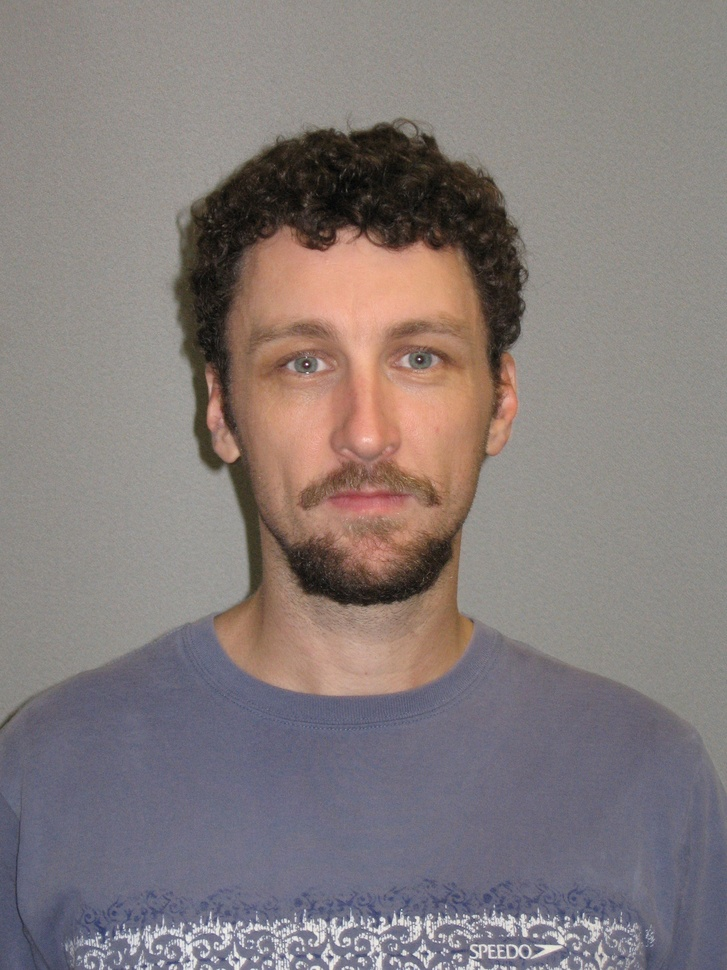
#> input picture spring2019/CSE4345/hw8/cfj2309_hw08/darinYoung.jpg, 727 x 970 px, shrunk from 1944 x 2592 before the run
$ python morph.py
#> lines starting #> are read from the running program, lines starting #| are printed output that depends on the picture
# Chris Jakins
# 1000802309
# HW8 4/23
import numpy as np
import matplotlib.pyplot as plt
from PIL import Image


def showImages(images):
    for image in images:
        plt.figure()
        plt.imshow(image)
    plt.show()


def writeToFile(images):
    for i in range(1, len(images) + 1):
        plt.imsave("mid%02d.jpg" % (i), images[i - 1])


def intermediate(firstImage, lastImage, N, display) :
#> called with firstImage = 'darinYoung.jpg', lastImage = 'darinOld.jpg', N = 10, display = False
    firstImage = plt.imread(firstImage).astype(np.int16)
    lastImage = plt.imread(lastImage).astype(np.int16)
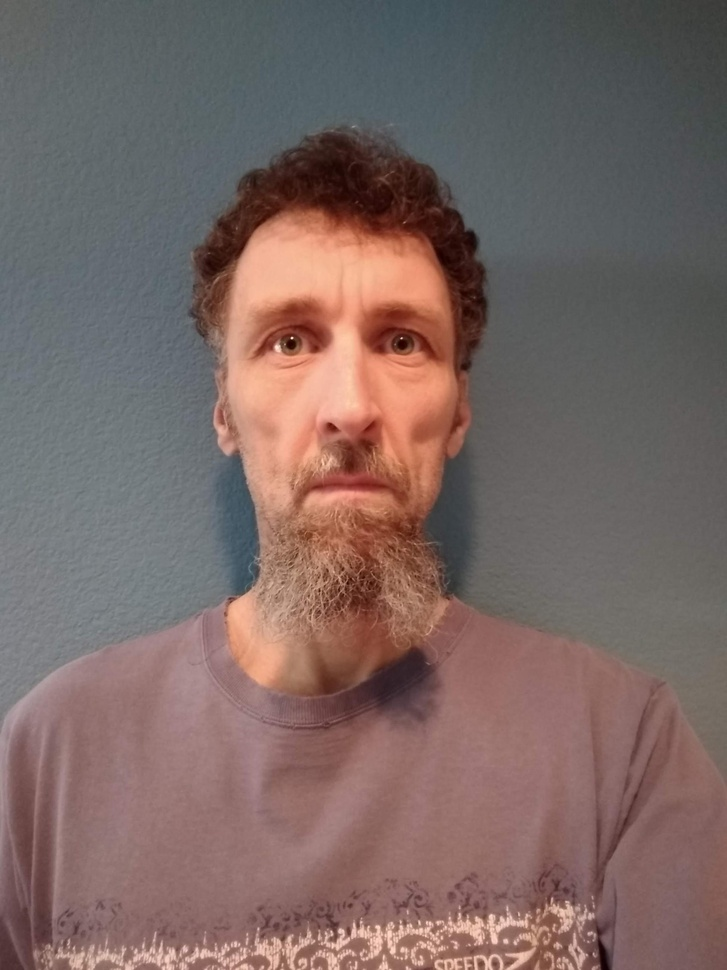
#> input picture spring2019/CSE4345/hw8/cfj2309_hw08/darinOld.jpg, 727 x 970 px, shrunk from 1944 x 2592 before the run

    steps = (lastImage - firstImage) / N
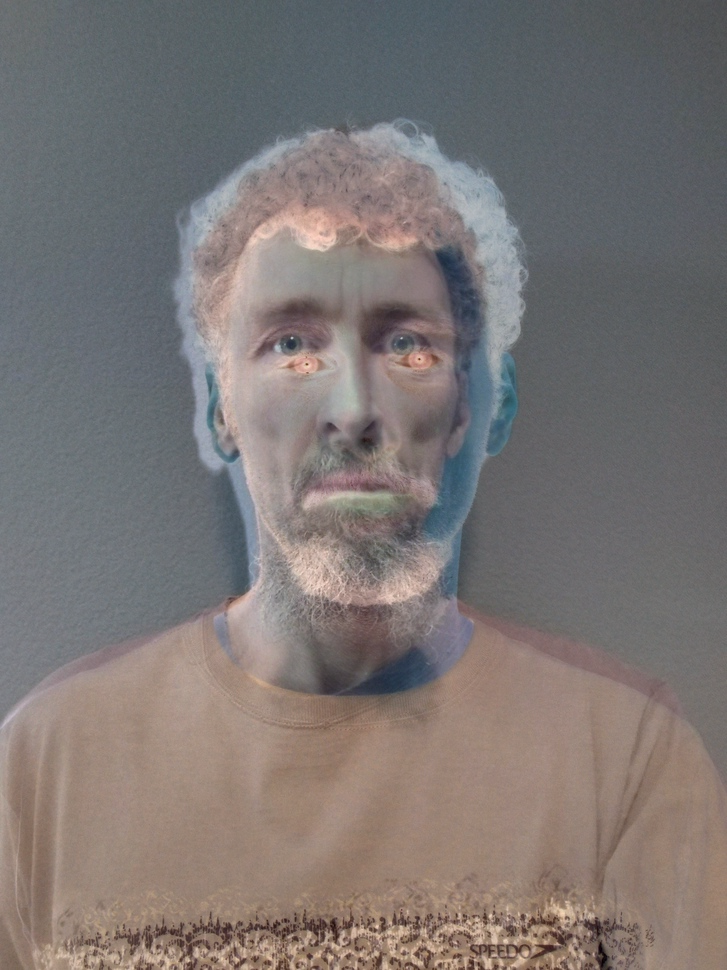
#> steps: shape (970, 727, 3) float64; mean R, G, B -1, -2.02, -2.27; drawn with min black and max white
    images = [firstImage]

    for i in range(1, N):
        images.append(images[-1][:,:] + steps)
#> after the loop, images = 10 items
    images.append(lastImage)
    images = [x.astype(np.uint8) for x in images]
#> images = 11 items

    if display:
        showImages(images)
    else:
        writeToFile(images)
#> the loop in writeToFile, `for i in range(1, len(images) + 1):` made 11 passes


###############  main  ###############
if __name__ == "__main__" :
    name1 = "darinYoung.jpg"  # first image
    name2 = "darinOld.jpg"    #  last image

    N = 10    # should produce N-1 intermediate images

    display = False   # True means display intermediate images
                     # False means save intermediate images
    intermediate(name1, name2, N, display)
